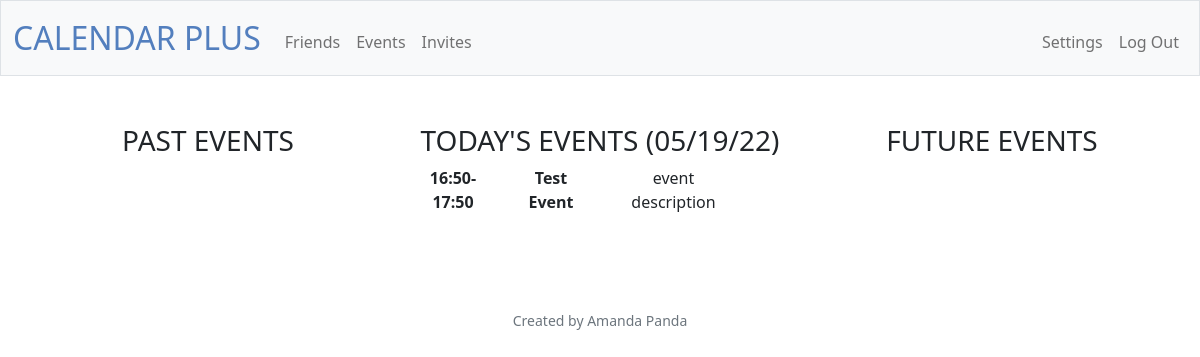
The page /events (signed in) on the database as committed earlier.
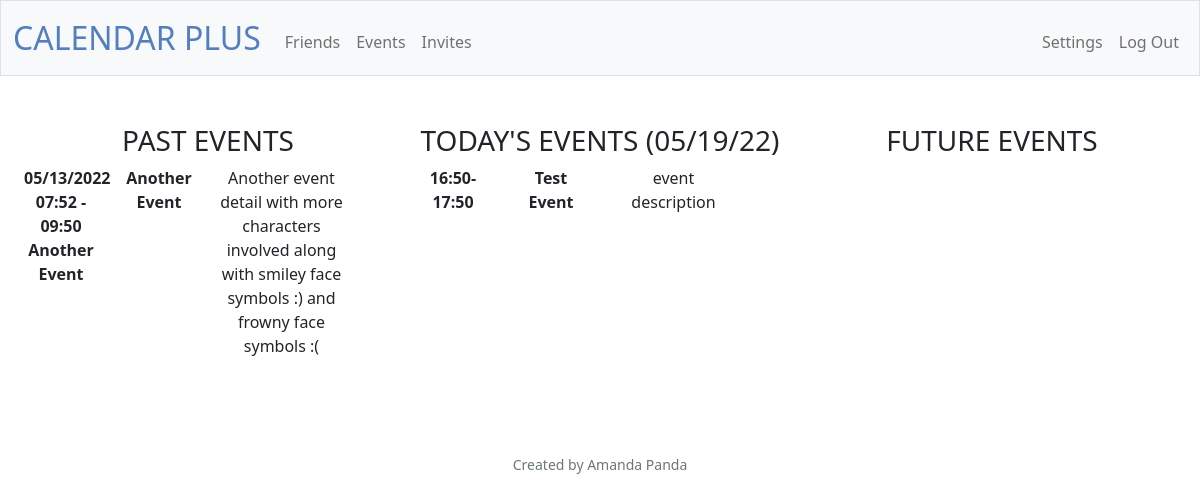
The same page on the database as committed later.
### tables this page shows
CREATE TABLE events(id INTEGER PRIMARY KEY AUTOINCREMENT NOT NULL, creator INTEGER NOT NULL, title TEXT NOT NULL, date DATE NOT NULL, starttime TIME, endtime TIME, details TEXT);

### app.py (the view)
@app.route("/events", methods=["GET"])
@login_required
def events():
    today = date.today()
    account = session.get("user_id")
    past = db.execute("SELECT title, strftime('%m/%d/%Y', date) AS date,starttime, endtime, details FROM events WHERE creator = ? AND date < ? ORDER BY date AND starttime", account, today)
    future = db.execute("SELECT title, strftime('%m/%d/%Y', date) AS date,starttime, endtime, details FROM events WHERE creator = ? AND date > ? ORDER BY starttime", account, today)
    current = db.execute("SELECT title, strftime('%m/%d/%Y', date) AS date, starttime, endtime, details FROM events WHERE creator = ? AND date = ? ORDER BY date AND starttime", account, today)
    today = today.strftime("%m/%d/%y")
    return render_template("events.html", today=today, past=past, future=future, current=current)

### app.py (called while the page is built)
@app.after_request
def after_request(response):
    response.headers["Cache-Control"] = "no-cache, no-store, must-revalidate"
    response.headers["Expires"] = 0
    response.headers["Pragma"] = "no-cache"
    return response

### helpers.py (called while the page is built)
def login_required(f):
    @wraps(f)
    def decorated_function(*args, **kwargs):
        if session.get("user_id") is None:
            return redirect("/login")
        return f(*args, **kwargs)
    return decorated_function

### templates/events.html (shortened to what this page needs)
{% extends "layout.html" %}
{% block main %}
    <div class="container-fluid">
        <div class="row">
            <div class="col-sm">
                <h3>PAST EVENTS</h3>
                <dl class="row">
                {% for row in past %}
                    <dt class="col-sm-3">{{ row.date }} {{ row.starttime }} - {{ row.endtime }} {{ row.title }}</li>
                    <dd class="col-sm-9">
                        <dl class="row" >
                            <dt class="col-sm-4">{{ row.title }}</dt>
                            <dd class="col-sm-6">{{ row.details }}</dd>
                        </dl>
                    </dd>
                {% endfor %}
            </div>
            <div class="col-sm">
                <h3>TODAY'S EVENTS ({{ today }})</h3>
                <dl class="row">
                {% for row in current %}
                <dt class="col-sm-3">{{ row.starttime }}-{{ row.endtime }}</dt>
                <dd class="col-sm-9">
                    <dl class="row">
                        <dt class="col-sm-4">{{ row.title }}</dt>
                        <dd class="col-sm-6">{{ row.details }}</dd>
                    </dl>
                </dd>
                {% endfor %}
            </div>
            <div class="col-sm">
                <h3>FUTURE EVENTS</h3>
            </div>
        </div>
    </div>
{% endblock %}

### templates/layout.html (shortened to what this page needs)
<!DOCTYPE html>
<html lang="en">
    <head>
        <link href="https://cdn.jsdelivr.net/npm/bootstrap@5.1.3/dist/css/bootstrap.min.css" rel="stylesheet">
        <link href="/static/styles.css" rel="stylesheet">
    </head>
    <body>
        <nav class="bg-light border navbar navbar-expand-md navbar-light">
            <div class="container-fluid">
                <a class="navbar-brand" href="/"><span class="blue">CALENDAR PLUS</span></a>
                <div class="collapse navbar-collapse" id="navbar">
                    {% if session["user_id"] %}
                        <ul class="navbar-nav me-auto mt-2">
                            <li class="nav-item"><a class="nav-link" href="/friends">Friends</a></li>
                            <li class="nav-item"><a class="nav-link" href="/events">Events</a></li>
                            <li class="nav-item"><a class="nav-link" href="/invites">Invites</a></li>
                        </ul>
                        <ul class="navbar-nav ms-auto mt-2">
                            <li class="nav-item"><a class="nav-link" href="/settings">Settings</a></li>
                            <li class="nav-item"><a class="nav-link" href="/logout">Log Out</a></li>
                        </ul>
                    {% else %}
                        <ul class="navbar-nav ms-auto mt-2">
                            <li class="nav-item"><a class="nav-link" href="/register">Register</a></li>
                            <li class="nav-item"><a class="nav-link" href="/login">Log in</a></li>
                        </ul>
                    {% endif %}
                </div>
            </div>
        </nav>
        <main class="container-fluid py-5 text-center">
            {% block main %}{% endblock %}
        </main>
        <footer class="mb-5 small text-center text-muted">
            Created by Amanda Panda
        </footer>
    </body>
</html>

### static/styles.css (style rules this page uses)
nav .navbar-brand { font-size: xx-large; }
nav .navbar-brand .blue { color: #537fbe; }

Rows that differ between the two databases and show on the page:
added events: date "05/13/2022", starttime "07:52", endtime "09:50", title "Another Event", details "Another event detail with more characters involved along with smiley face symbols :) and frowny face symbols :(", shown under "PAST EVENTS"
